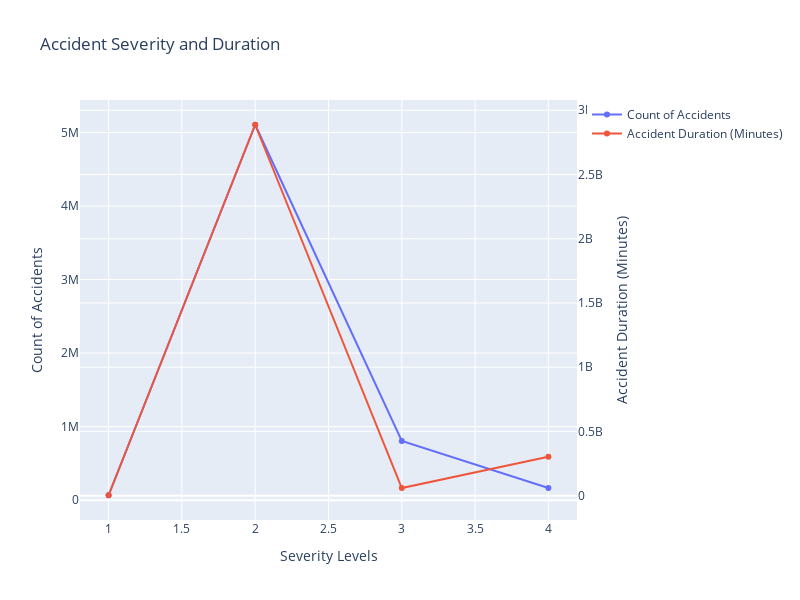

Source (notebook cell):
### Markdown cell above
<h1 style="color:red;">Accident Severity, Counts and Duration</h1>
<h2 style="color:blue;">LINE PLOT</h2>

### Code cell
chunk_size = 100000
severity_counts = {}
accident_duration_sums = {}

total_chunks = sum(1 for _ in pd.read_csv('goldlayerUSAccidents.csv', chunksize=chunk_size))
for chunk_number, chunk in enumerate(tqdm(pd.read_csv('goldlayerUSAccidents.csv', chunksize=chunk_size), total=total_chunks, desc="Processing chunks")):
    chunk['Start_Time'] = pd.to_datetime(chunk['Start_Time'])
    chunk['End_Time'] = pd.to_datetime(chunk['End_Time'])
    chunk['Accident_Duration'] = (chunk['End_Time'] - chunk['Start_Time']).dt.total_seconds() / 60
    
    severity_group = chunk.groupby('Severity').agg({
        'Accident_Duration': 'sum', 
        'ID': 'count'})
    
    for severity, data in severity_group.iterrows():
        severity_counts[severity] = severity_counts.get(severity, 0) + data['ID']
        accident_duration_sums[severity] = accident_duration_sums.get(severity, 0) + data['Accident_Duration']
    
    if (chunk_number + 1) % 10 == 0:
        print(f"Processed {chunk_number + 1} chunks out of {total_chunks}")

print("Finished processing all chunks. Creating chart...")

severity_levels = sorted(severity_counts.keys())
counts = [severity_counts[sev] for sev in severity_levels]
durations = [accident_duration_sums[sev] for sev in severity_levels]

fig = go.Figure()
fig.add_trace(go.Scatter(x=severity_levels, y=counts, mode='lines+markers', name='Count of Accidents'))
fig.add_trace(go.Scatter(x=severity_levels, y=durations, mode='lines+markers', name='Accident Duration (Minutes)', yaxis='y2'))

fig.update_layout(
    title='Accident Severity and Duration',
    xaxis_title='Severity Levels',
    yaxis_title='Count of Accidents',
    yaxis2=dict(
        title='Accident Duration (Minutes)',
        overlaying='y',
        side='right'
    ),
    height=600,
    width=800
)

fig.show()

### Figure 1 — Plotly figure (JSON) as saved in the notebook; plotly's stock layout.template omitted (floating-point values rounded to 4 significant figures)
{"data": [{"mode": "lines+markers", "name": "Count of Accidents", "type": "scatter", "x": [1, 2, 3, 4], "y": [66735, 5105351, 804942, 165259]}, {"mode": "lines+markers", "name": "Accident Duration (Minutes)", "type": "scatter", "x": [1, 2, 3, 4], "y": [3597000.0, 2887000000.0, 59660000.0, 303200000.0], "yaxis": "y2"}], "layout": {"height": 600, "title": {"text": "Accident Severity and Duration"}, "width": 800, "xaxis": {"autorange": true, "range": [0.8041, 4.196], "title": {"text": "Severity Levels"}, "type": "linear"}, "yaxis": {"autorange": true, "range": [-269900.0, 5442000.0], "title": {"text": "Count of Accidents"}, "type": "linear"}, "yaxis2": {"autorange": true, "overlaying": "y", "range": [-189000000.0, 3080000000.0], "side": "right", "title": {"text": "Accident Duration (Minutes)"}, "type": "linear"}}}
